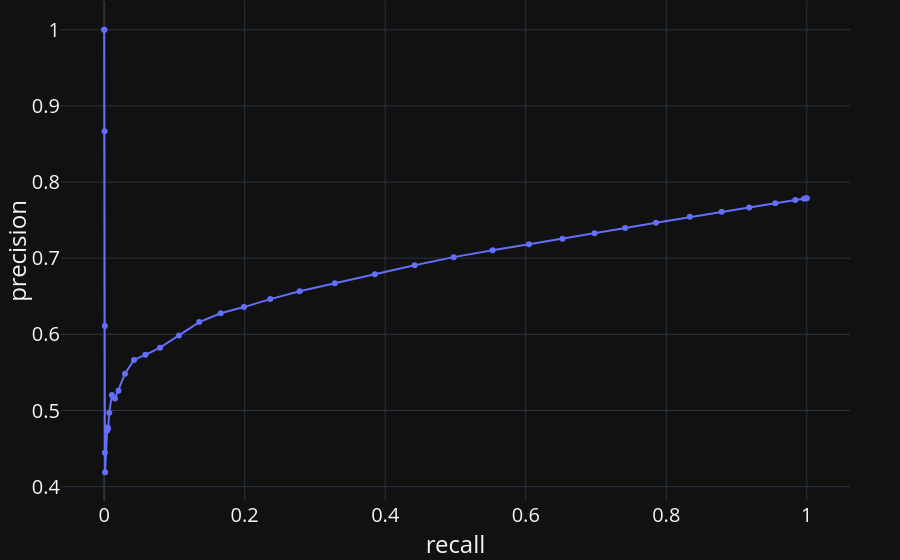

Write notebook code for a chart like this one.
### Code cell
precision, recall, thresholds = precision_recall_curve(default["default_status"], yhat_probabilities[:, 1], pos_label = 0)

precision_recall_data = pd.DataFrame({"precision" : precision[:-1], "recall": recall[:-1], "T": thresholds})
fig = px.line(precision_recall_data, y = "precision", x = "recall", hover_name = "T", markers = True)
standardize_figure(fig)
fig.update_layout(legend_title= "", legend=dict(x=0.05, y=0.05, bordercolor="White", borderwidth=2))
fig.show()

### Figure 1 — Plotly figure (JSON) as saved in the notebook; plotly's stock layout.template omitted (floating-point values rounded to 4 significant figures)
{"data": [{"hovertemplate": "<b>%{hovertext}</b><br><br>recall=%{x}<br>precision=%{y}<extra></extra>", "hovertext": [0.0, 0.01515, 0.0303, 0.04545, 0.06061, 0.07576, 0.09091, 0.1061, 0.1212, 0.1364, 0.1515, 0.1667, 0.1818, 0.197, 0.2121, 0.2273, 0.2424, 0.2576, 0.2727, 0.2879, 0.303, 0.3182, 0.3333, 0.3485, 0.3636, 0.3788, 0.3939, 0.4091, 0.4242, 0.4394, 0.4545, 0.4697, 0.4848, 0.5, 0.5152, 0.5303, 0.5455, 0.5606, 0.5758, 0.5909, 0.6364], "legendgroup": "", "line": {"color": "#636efa", "dash": "solid"}, "marker": {"symbol": "circle"}, "mode": "lines+markers", "name": "", "orientation": "v", "showlegend": false, "x": [1.0, 0.9991, 0.9961, 0.9837, 0.9552, 0.918, 0.8787, 0.8335, 0.7854, 0.7416, 0.6979, 0.6523, 0.6046, 0.5528, 0.4974, 0.4418, 0.3853, 0.3282, 0.2782, 0.2364, 0.199, 0.1659, 0.1353, 0.1064, 0.07948, 0.05872, 0.0425, 0.02962, 0.02042, 0.01532, 0.01091, 0.007276, 0.005521, 0.005008, 0.004237, 0.001327, 0.001027, 0.0009416, 0.0005564, 0.0003424, 4.28e-05], "xaxis": "x", "y": [0.7788, 0.7786, 0.7781, 0.7763, 0.7721, 0.7666, 0.7609, 0.7543, 0.7466, 0.7398, 0.7327, 0.7257, 0.7184, 0.7103, 0.7014, 0.6907, 0.6788, 0.667, 0.6567, 0.6463, 0.6358, 0.6277, 0.6161, 0.5986, 0.5825, 0.5731, 0.5665, 0.5483, 0.5259, 0.5159, 0.5204, 0.4971, 0.476, 0.4776, 0.4737, 0.4189, 0.4444, 0.6111, 0.8667, 1.0, 1.0], "yaxis": "y", "type": "scatter"}], "layout": {"xaxis": {"anchor": "y", "domain": [0.0, 1.0], "title": {"text": "recall"}}, "yaxis": {"anchor": "x", "domain": [0.0, 1.0], "title": {"text": "precision"}}, "legend": {"tracegroupgap": 0, "title": {"text": ""}, "x": 0.05, "y": 0.05, "bordercolor": "White", "borderwidth": 2}, "margin": {"t": 1, "l": 50, "r": 50, "b": 0}, "font": {"size": 20}}}
